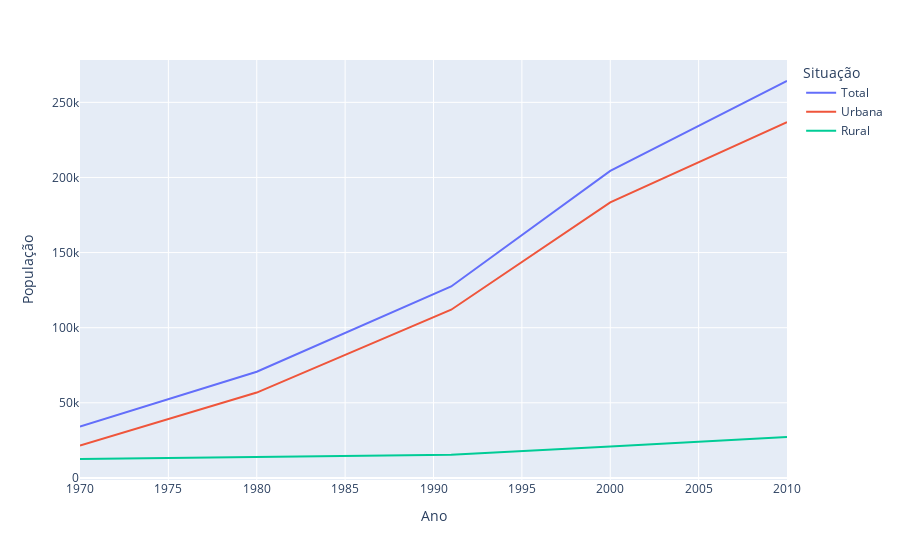

The notebook cell saved with this chart:
### Code cell
px.line(data_frame=pop_urb_rur_plot, x='Ano', y='População', color='Situação')

### Figure 1 — Plotly figure (JSON) as saved in the notebook; plotly's stock layout.template omitted (floating-point values rounded to 4 significant figures)
{"data": [{"hovertemplate": "Situação=Total<br>Ano=%{x}<br>População=%{y}<extra></extra>", "legendgroup": "Total", "line": {"color": "#636efa", "dash": "solid"}, "mode": "lines", "name": "Total", "orientation": "v", "showlegend": true, "type": "scatter", "x": [1970, 1980, 1991, 2000, 2010], "xaxis": "x", "y": [34124, 70643, 127455, 204316, 264210], "yaxis": "y"}, {"hovertemplate": "Situação=Urbana<br>Ano=%{x}<br>População=%{y}<extra></extra>", "legendgroup": "Urbana", "line": {"color": "#EF553B", "dash": "solid"}, "mode": "lines", "name": "Urbana", "orientation": "v", "showlegend": true, "type": "scatter", "x": [1970, 1980, 1991, 2000, 2010], "xaxis": "x", "y": [21529, 56814, 111952, 183366, 236895], "yaxis": "y"}, {"hovertemplate": "Situação=Rural<br>Ano=%{x}<br>População=%{y}<extra></extra>", "legendgroup": "Rural", "line": {"color": "#00cc96", "dash": "solid"}, "mode": "lines", "name": "Rural", "orientation": "v", "showlegend": true, "type": "scatter", "x": [1970, 1980, 1991, 2000, 2010], "xaxis": "x", "y": [12595, 13829, 15503, 20950, 27315], "yaxis": "y"}], "layout": {"autosize": true, "legend": {"title": {"text": "Situação"}, "tracegroupgap": 0}, "margin": {"t": 60}, "xaxis": {"anchor": "y", "autorange": true, "domain": [0, 1], "range": [1970, 2010], "title": {"text": "Ano"}, "type": "linear"}, "yaxis": {"anchor": "x", "autorange": true, "domain": [0, 1], "range": [-1384.0, 278200.0], "title": {"text": "População"}, "type": "linear"}}}
